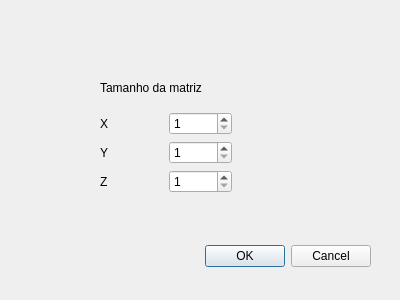
<?xml version="1.0" encoding="UTF-8"?>
<ui version="4.0">
 <class>DefinirSculptor</class>
 <widget class="QDialog" name="DefinirSculptor">
  <property name="geometry">
   <rect>
    <x>0</x>
    <y>0</y>
    <width>400</width>
    <height>300</height>
   </rect>
  </property>
  <property name="windowTitle">
   <string>Dialog</string>
  </property>
  <widget class="QDialogButtonBox" name="buttonBox">
   <property name="geometry">
    <rect>
     <x>30</x>
     <y>240</y>
     <width>341</width>
     <height>32</height>
    </rect>
   </property>
   <property name="orientation">
    <enum>Qt::Horizontal</enum>
   </property>
   <property name="standardButtons">
    <set>QDialogButtonBox::Cancel|QDialogButtonBox::Ok</set>
   </property>
  </widget>
  <widget class="QWidget" name="layoutWidget">
   <property name="geometry">
    <rect>
     <x>100</x>
     <y>70</y>
     <width>132</width>
     <height>123</height>
    </rect>
   </property>
   <layout class="QVBoxLayout" name="verticalLayout_4">
    <item>
     <widget class="QLabel" name="label_5">
      <property name="text">
       <string>Tamanho da matriz</string>
      </property>
     </widget>
    </item>
    <item>
     <layout class="QVBoxLayout" name="verticalLayout_5">
      <item>
       <layout class="QHBoxLayout" name="horizontalLayout_5">
        <item>
         <widget class="QLabel" name="label_6">
          <property name="text">
           <string>X</string>
          </property>
         </widget>
        </item>
        <item>
         <widget class="QSpinBox" name="spinX">
          <property name="minimum">
           <number>1</number>
          </property>
          <property name="maximum">
           <number>150</number>
          </property>
         </widget>
        </item>
       </layout>
      </item>
      <item>
       <layout class="QHBoxLayout" name="horizontalLayout_6">
        <item>
         <widget class="QLabel" name="label_7">
          <property name="text">
           <string>Y</string>
          </property>
         </widget>
        </item>
        <item>
         <widget class="QSpinBox" name="spinY">
          <property name="minimum">
           <number>1</number>
          </property>
          <property name="maximum">
           <number>150</number>
          </property>
         </widget>
        </item>
       </layout>
      </item>
      <item>
       <layout class="QHBoxLayout" name="horizontalLayout_7">
        <item>
         <widget class="QLabel" name="label_8">
          <property name="text">
           <string>Z</string>
          </property>
         </widget>
        </item>
        <item>
         <widget class="QSpinBox" name="spinZ">
          <property name="minimum">
           <number>1</number>
          </property>
          <property name="maximum">
           <number>150</number>
          </property>
         </widget>
        </item>
       </layout>
      </item>
     </layout>
    </item>
   </layout>
  </widget>
 </widget>
 <resources/>
 <connections>
  <connection>
   <sender>buttonBox</sender>
   <signal>accepted()</signal>
   <receiver>DefinirSculptor</receiver>
   <slot>accept()</slot>
   <hints>
    <hint type="sourcelabel">
     <x>248</x>
     <y>254</y>
    </hint>
    <hint type="destinationlabel">
     <x>157</x>
     <y>274</y>
    </hint>
   </hints>
  </connection>
  <connection>
   <sender>buttonBox</sender>
   <signal>rejected()</signal>
   <receiver>DefinirSculptor</receiver>
   <slot>reject()</slot>
   <hints>
    <hint type="sourcelabel">
     <x>316</x>
     <y>260</y>
    </hint>
    <hint type="destinationlabel">
     <x>286</x>
     <y>274</y>
    </hint>
   </hints>
  </connection>
 </connections>
</ui>
